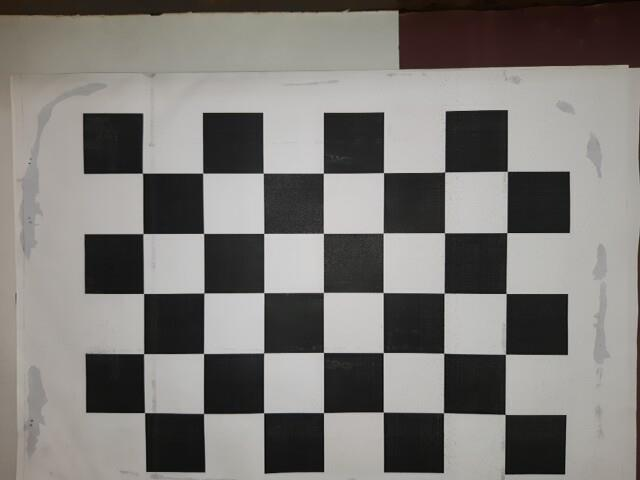
#> input picture test_ipynbs/C10.JPG, 640 x 480 px
$ jupyter execute --allow-errors cam_calibration.ipynb
#> lines starting #> are read from the running program, lines starting #| are printed output that depends on the picture; after the words box and inside, x2 and y2 are one past the last pixel; in counts of white or black regions, pixels touching at a corner belong together
### essentials.py
import cv2, math, time, warnings
import numpy as np
import plotly.graph_objects as go
import numpy as np
from scipy.spatial import distance
import math
import roboticstoolbox as rtb
from scipy.optimize import fsolve
import matplotlib.pyplot as plt
import warnings
import plotly.graph_objects as go
from ultralytics import YOLO
import seaborn as sns
import modern_robotics as mr

'''
List of available elements:
ConveyorRobot Class
PathPlanner Class
send_command Function
image2Dworld3D Function
DeltaRobot Class
plot_delta_robot Function
ImageProcessor Class
adjust_for_conveyor_movement Function
GetObjects Function
PNPTestPath Class
'''
# [4 lines left out: function adjust_for_conveyor_movement, not called in this run]

class ConveyorRobot:
    def __init__(self, robot, z_offset=10):
        self.robot = robot
        self.z_offset = z_offset

    # [42 lines left out: functions create_spline_path, process_batch, image2Dworld3D, not called in this run]

class PathPlanner:
    # [27 lines left out: functions __init__, lerp, generate_spline, not called in this run]

    def get_point_at_spline(self, t_value):
        point = self.P0*(-t_value**3+ 3*t_value**2-3*t_value+1) + self.P1*(3*t_value**3-6*t_value**2+3*t_value) + self.P2*(-3*t_value**3+3*t_value**2) + self.P3*(t_value**3)
        return point

    # [132 lines left out: functions plot_spline, spline_to_joints, plot_spline_joint_space, perform_spline_planning, generate_line, plot_line and 6 more, not called in this run]

class DeltaRobot:
    # [190 lines left out: functions __init__, set_joint_angles, calculate_bicep_endpoints, calculate_centers_of_spheres, calculate_intersection, calculate_fwd_kinematics and 4 more, not called in this run]

class ImageProcessor:
    def __init__(self, bgr_image):
        self.img = bgr_image.copy()
        self.org_img = self.img.copy()
        self.gray = cv2.cvtColor(self.img, cv2.COLOR_BGR2GRAY)
        self.cropped_objects = []
        self.processing_steps_images = []
        self.processing_steps_labels = ["Original Image", "Mask Image", "Distance Transform", "Foreground Image"]
        self.all_cnts = []  # Store detected contours
        self.cropped_objects_info = []  # Store cropped objects info

    def create_mask(self):
        lower = np.array([70, 70, 70])
        upper = np.array([255, 255, 255])
        mask = cv2.bitwise_not(cv2.inRange(self.img, lower, upper))

        # Filling holes
        contours, _ = cv2.findContours(mask, cv2.RETR_EXTERNAL, cv2.CHAIN_APPROX_SIMPLE)
        for contour in contours:
            cv2.drawContours(mask, [contour], 0, 255, -1)  # 255 is color, -1 means fill the contour
        return mask

    def resize_with_padding(self, img, target_size=(128, 128), fill_value=0):
        """
        Resize the input image to the target size, maintaining the original aspect ratio by padding.
        """
        h, w = img.shape[:2]
        ratio = min(target_size[0] / h, target_size[1] / w)
        new_size = (int(w * ratio), int(h * ratio))
        resized_img = cv2.resize(img, new_size)

        delta_w = target_size[1] - new_size[0]
        delta_h = target_size[0] - new_size[1]
        top, bottom = delta_h // 2, delta_h - (delta_h // 2)
        left, right = delta_w // 2, delta_w - (delta_w // 2)

        padded_img = cv2.copyMakeBorder(resized_img, top, bottom, left, right, cv2.BORDER_CONSTANT, value=fill_value)
        return padded_img

    # [17 lines left out: functions display_results, display_masks, not called in this run]

    def apply_watershed(self):
        self.processing_steps_images.append(self.img)
        thresh = self.create_mask()
        self.processing_steps_images.append(thresh)

        sure_bg = cv2.dilate(thresh, np.ones((5, 5), np.uint8), iterations=1)

        dist_transform = cv2.distanceTransform(thresh, cv2.DIST_L2, 5)
        _, sure_fg = cv2.threshold(dist_transform, 0.4 * dist_transform.max(), 255, 0)
        self.processing_steps_images.append(dist_transform)
        self.processing_steps_images.append(sure_fg)


        sure_fg = np.uint8(sure_fg)
        unknown = cv2.subtract(sure_bg, sure_fg)

        _, markers = cv2.connectedComponents(sure_fg)
        markers = markers + 1
        markers[unknown == 255] = 0
        cv2.watershed(self.img, markers)
        self.img[markers == -1] = [0, 0, 255]


        image_area = self.org_img.shape[0] * self.org_img.shape[1]
        max_allowed_area = image_area * 0.9  # 90% of the image area

        for label in np.unique(markers):
            if label <= 1:
                continue
            mask = np.zeros(self.gray.shape, dtype = "uint8")
            mask[markers == label] = 255
            cnts, _ = cv2.findContours(mask.copy(), cv2.RETR_EXTERNAL, cv2.CHAIN_APPROX_SIMPLE)
            for c in cnts:
                x, y, w, h = cv2.boundingRect(c)
                area = w * h

                # Skip the object if it covers more than 90% of the image
                if area > max_allowed_area:
                    continue

                cropped = self.org_img[y:y+h, x:x+w]
                cropped_resized = self.resize_with_padding(cropped)
                center_x = x + w // 2
                center_y = y + h // 2

                cropped_info = {
                    'cropped_image': cropped_resized,
                    'center_coordinates': (center_x, center_y),
                    'bounding_box': (x, y, w, h)
                }
                self.cropped_objects_info.append(cropped_info)
                self.cropped_objects.append(cropped_resized)
                self.all_cnts.append(cnts)

    def draw_rectangles(self):
        self.apply_watershed()
        display_img = self.org_img.copy()
        cv2.circle(display_img, (0, 0), radius=50, color=(0, 255, 0), thickness=-1)
        for cnts in self.all_cnts:
            for c in cnts:
                x, y, w, h = cv2.boundingRect(c)
                cv2.rectangle(display_img, (x, y), (x + w, y + h), (0, 255, 0), 5)
                center_x = int(x + w / 2)
                center_y = int(y + h / 2)


                cv2.circle(display_img, (center_x, center_y), radius=20, color=(0, 255, 0), thickness=-1)
                cv2.putText(display_img, f"({center_x}, {center_y})", (center_x + 5, center_y + 5),
                            cv2.FONT_HERSHEY_SIMPLEX, 3, (255, 0, 0), 12)

        return display_img

    def detect_objects(self):
        self.apply_watershed()
        object_centers = []
        for object_info in self.cropped_objects_info:
            object_centers.append(object_info['center_coordinates'])

        return object_centers

# [16 lines left out: function GetObjects, not called in this run]

class PNPTestPath():
    # [145 lines left out: functions __init__, create_elevated_spline, update_object_positions, calculate_steps_and_time, plan_path, plot_full_path and 1 more, not called in this run]


### delta_robot.py
import numpy as np
from scipy.spatial import distance
import math
import roboticstoolbox as rtb
from scipy.optimize import fsolve
import matplotlib.pyplot as plt
import warnings
import plotly.graph_objects as go


class DeltaRobot:
    def __init__(self, r, h, s, k, Zt):
        self.r = r
        self.h = h
        self.s = s
        self.k = k
        self.Zt = Zt
        self.X_upper = 600
        self.X_lower = -300
        self.Y_upper = 250
        self.Y_lower = -250
        self.Z_upper = -180
        self.Z_lower = -550

    # FORWARD KINEMATICS
    def set_joint_angles(self, J1, J2, J3):
        self.J1 = J1
        self.J2 = J2
        self.J3 = J3
        self.c = np.cos(np.radians([J1, J2, J3]))
        self.sin_J = np.sin(np.radians([J1, J2, J3]))

    def calculate_bicep_endpoints(self):
        self.B1 = np.array([self.r + self.h * self.c[0], 0, -self.h * self.sin_J[0]])
        self.B2 = np.array([-(self.r + self.h * self.c[1]) / 2, np.sqrt(3) * (self.r + self.h * self.c[1]) / 2,
                            -self.h * self.sin_J[1]])
        self.B3 = np.array([-(self.r + self.h * self.c[2]) / 2, -np.sqrt(3) * (self.r + self.h * self.c[2]) / 2,
                            -self.h * self.sin_J[2]])

    def calculate_centers_of_spheres(self):
        self.P1 = np.array([self.r + self.h * self.c[0] - self.s, 0, -self.h * self.sin_J[0]])
        self.P2 = np.array(
            [-(self.r + self.h * self.c[1] - self.s) / 2, np.sqrt(3) * (self.r + self.h * self.c[1] - self.s) / 2,
             -self.h * self.sin_J[1]])
        self.P3 = np.array(
            [-(self.r + self.h * self.c[2] - self.s) / 2, -np.sqrt(3) * (self.r + self.h * self.c[2] - self.s) / 2,
             -self.h * self.sin_J[2]])

    def calculate_intersection(self):
        U = self.P2 - self.P1
        V = self.P3 - self.P1

        x_hat = U / np.linalg.norm(U)
        l = np.dot(x_hat, V)

        y_hat = (V - np.dot(l, x_hat)) / np.linalg.norm(V - np.dot(l, x_hat))
        h = np.dot(y_hat, V)

        z_hat = np.cross(x_hat, y_hat)

        x = np.linalg.norm(U) ** 2 / (2 * np.linalg.norm(U))
        y = (l ** 2 + h ** 2 - 2 * l * x) / (2 * h)
        z_squared = self.k ** 2 - x ** 2 - y ** 2

        if z_squared < 0:
            raise ValueError(
                "The square root of a negative number is not a real number. Perhaps the robot dimensions are invalid")

        z = - np.sqrt(z_squared)

        self.WP = self.P1 + x * x_hat + y * y_hat + z * z_hat
        self.TCP = self.WP + self.Zt * z_hat

    def calculate_fwd_kinematics(self, J1, J2, J3):
        self.set_joint_angles(J1, J2, J3)
        self.calculate_bicep_endpoints()
        self.calculate_centers_of_spheres()
        self.calculate_intersection()
        #Validate Limits
        if self.TCP[0] > self.X_upper or self.TCP[0] < self.X_lower:
            print("X value is out of range")
            return
        if self.TCP[1] > self.Y_upper or self.TCP[1] < self.Y_lower:
            print("Y value is out of range")
            return
        if self.TCP[2] > self.Z_upper or self.TCP[2] < self.Z_lower:
            print("Z value is out of range")
            return

        return np.around(self.TCP, 2)

    # INVERSE KINEMATICS
    def set_TCP(self, X_in, Y_in, Z_in):
        self.WP_1 = np.array([X_in, Y_in, Z_in + self.Zt])
        self.pos_rot = rtb.ET.Rz(-120, 'degrees')
        self.pos_rot = self.pos_rot.A()[:3, :3]

        self.WP_2 = np.matmul(self.pos_rot, self.WP_1)

        self.neg_rot = rtb.ET.Rz(120, 'degrees')
        self.neg_rot = self.neg_rot.A()[:3, :3]

        self.WP_3 = np.matmul(self.neg_rot, self.WP_1)

        self.WP_s = [self.WP_1, self.WP_2, self.WP_3]

    # [16 lines left out: function intersect_circles, not called in this run]

    def solve_circles(self):
        # Solving the intersecting circles
        self.solved_joints = []

        for i in range(3):
            x1 = self.r
            y1 = 0

            x2 = self.WP_s[i][0] + self.s
            y2 = self.WP_s[i][2]

            r1 = self.h
            r2 = np.sqrt(self.k**2 - self.WP_s[i][1]**2)

            x3, y3 = self.intersect_circles(x1, y1, r1, x2, y2, r2)
            joint_angle = np.degrees(np.arctan2(y3, x3))
            self.solved_joints.append(round(-(1.66021)*joint_angle, 2))

        # [16 lines of commented-out code are left out]

    def calculate_inv_kinematics(self, X_in, Y_in, Z_in):
        # Validate Limits
        if X_in > self.X_upper or X_in < self.X_lower:
            print("X value is out of range")
            return
        if Y_in > self.Y_upper or Y_in < self.Y_lower:
            print("Y value is out of range")
            return
        if Z_in > self.Z_upper or Z_in < self.Z_lower:
            print("Z value is out of range")
            return

        self.set_TCP(X_in, Y_in, Z_in)
        self.solve_circles()
        return self.solved_joints


# [59 lines left out: function plot_delta_robot, not called in this run]

### test_ipynbs/cam_calibration.ipynb
[cell 1]
# Camera Calibration Using OpenCV
import numpy as np
import cv2
import glob
import matplotlib.pyplot as plt
import time, random
from essentials import *

def undistort_image(image, camera_matrix, distortion_coeffs, fill_color=(255, 255, 255)):
    h, w = image.shape[:2]
    # Compute the new optimal camera matrix
    new_camera_matrix, valid_pix_roi = cv2.getOptimalNewCameraMatrix(camera_matrix, distortion_coeffs, (w, h), 1, (w, h))

    # Undistort the image
    undistorted_image = cv2.undistort(image, camera_matrix, distortion_coeffs, None, new_camera_matrix)

    # Create a mask of the valid region
    x, y, w, h = valid_pix_roi
    mask = np.zeros((image.shape[0], image.shape[1]), dtype=np.uint8)
    mask[y:y+h, x:x+w] = 255

    # Invert the mask to get the non-valid regions
    inv_mask = cv2.bitwise_not(mask)

    # Fill the non-valid regions with the fill color
    filled_image = undistorted_image.copy()
    filled_image[inv_mask == 255] = fill_color

    return filled_image

square_size = 29  # in millimeters
board_width = 7
board_height = 5
board_size = (board_width, board_height)

# termination criteria
criteria = (cv2.TERM_CRITERIA_EPS + cv2.TERM_CRITERIA_MAX_ITER, 30, 0.001)

# Prepare object points, like (0,0,0), (1,0,0), (2,0,0) ....,(6,5,0)
# 4x3 grid of points
objp = np.zeros((board_width * board_height, 3), np.float32)
objp[:, :2] = np.mgrid[0:board_width, 0:board_height].T.reshape(-1, 2)

objpoints = []  # 3d point in real world space
imgpoints = []  # 2d points in image plane.

images = glob.glob('*.jpg')

for fname in images:
    img = cv2.imread(fname)
#> img is the input picture: shape (480, 640, 3); mean B, G, R 118.4, 121.7, 124.4
    gray = cv2.cvtColor(img, cv2.COLOR_BGR2GRAY)
    ret, corners = cv2.findChessboardCorners(gray, board_size, None)
#> ret = True; corners = 35 rows, first 8: [142.4, 173.3], [202.7, 173.1], [263.3, 173.2], [323.4, 173.1], [383.5, 172.6], [444.7, 171.8], [507.4, 171.4], [143.1, 233.5]
    if ret:
        objpoints.append(objp)
        corners2 = cv2.cornerSubPix(gray, corners, (11, 11), (-1, -1), criteria)
#> corners2 = 35 rows, first 8: [142.4, 173.2], [202.7, 173.2], [263.2, 173.2], [323.4, 173.2], [383.5, 172.6], [444.7, 172], [507.3, 171.3], [142.9, 233.6]
        imgpoints.append(corners2)

ret, mtx, dist, rvecs, tvecs = cv2.calibrateCamera(objpoints, imgpoints, gray.shape[::-1], None, None)

[cell 2]
# Initialize camera
camera = cv2.VideoCapture(2)  # Replace '0' with your camera source

frame_processing_interval = 0  # Process a frame every 4 seconds
last_processed_time = time.time()

while True:
    ret, frame = camera.read()
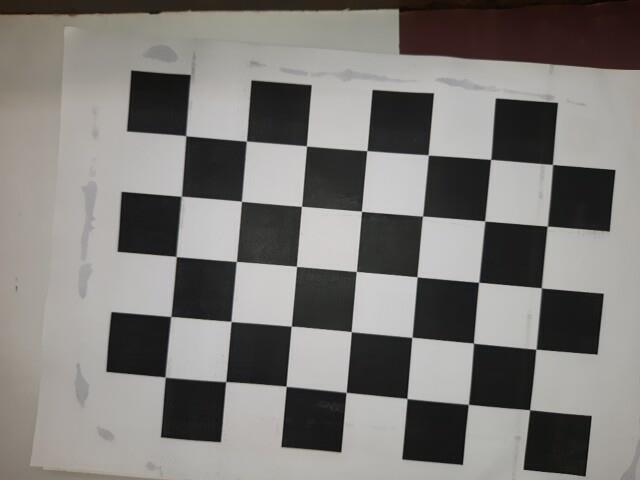
#> input picture test_ipynbs/C14.JPG, 640 x 480 px, given in place of the camera
#> frame is the input picture: shape (480, 640, 3); mean B, G, R 120.1, 123.1, 125.6
    frame = undistort_image(frame, mtx, dist)
#> in undistort_image, `filled_image[inv_mask == 255] = fill_color`:
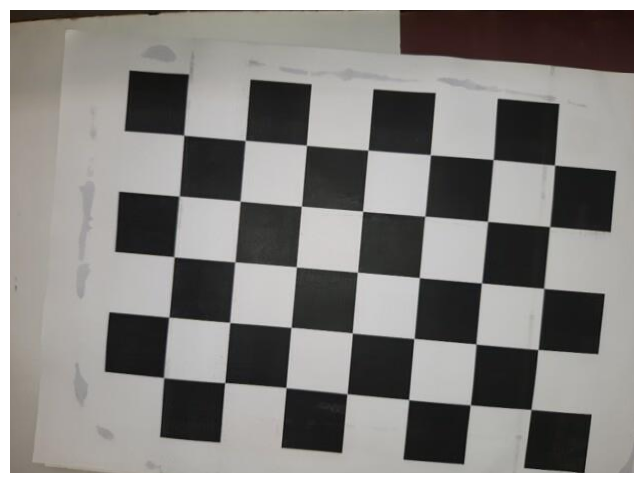
#> filled_image: shape (480, 640, 3); mean B, G, R 129, 131.6, 133.7
    # print(f"width = {frame.shape[1]}, height = {frame.shape[0]}")
    if not ret:
        break

    current_time = time.time()
    if current_time - last_processed_time >= frame_processing_interval:
        last_processed_time = current_time

        # Process the frame
        image_processor = ImageProcessor(frame)
        object_centers = image_processor.detect_objects()
#> in create_mask, `mask = cv2.bitwise_not(cv2.inRange(self.img, lower, upper))`:
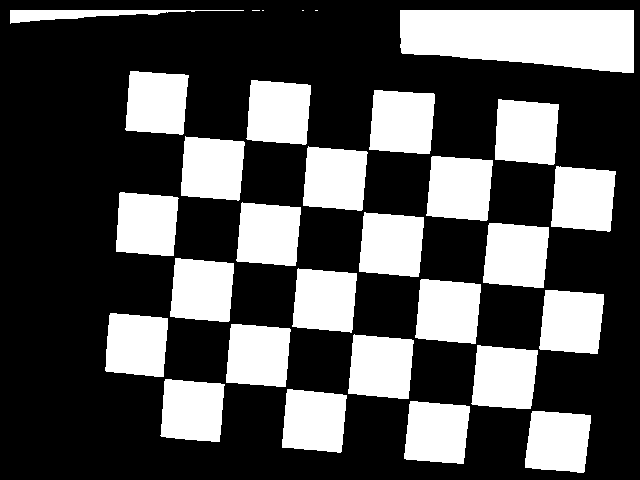
#> mask: shape (480, 640); 32.5% white; 30 white regions (4 under 20 px)
#> in create_mask, `contours, _ = cv2.findContours(mask, cv2.RETR_EXTERNAL, cv2.CHAIN_APPR..`: contours = 30 contours, 4 with area under 20; largest, box (x1, y1, x2, y2) and area: (400, 10, 634, 73) 12028, (426, 156, 493, 221) 3618, (483, 223, 549, 288) 3599, (369, 90, 435, 154) 3593, (495, 99, 559, 165) 3559
#> the loop in create_mask, `for contour in contours:` made 30 passes
#> contour on passes 26 to 29: [[315, 10], [317, 10]], [[302, 10], [303, 10]], [[262, 10], [263, 10]], [[252, 10], [259, 10]]
#> in apply_watershed, `dist_transform = cv2.distanceTransform(thresh, cv2.DIST_L2, 5)`:
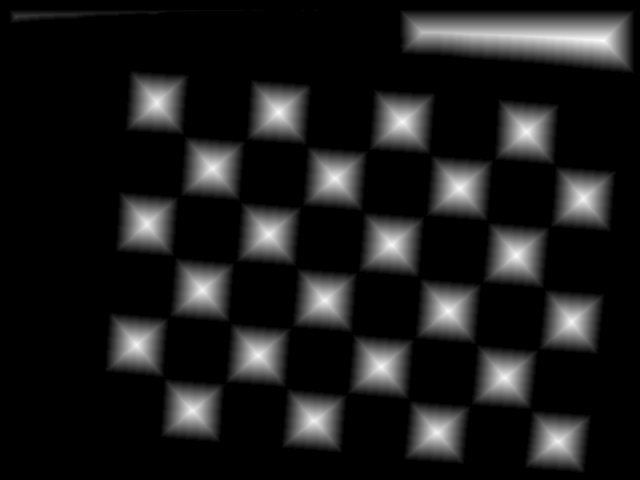
#> dist_transform: shape (480, 640) float32; min 0, max 30.98, mean 3.4; drawn with min black and max white
#> in apply_watershed, `unknown = cv2.subtract(sure_bg, sure_fg)`:
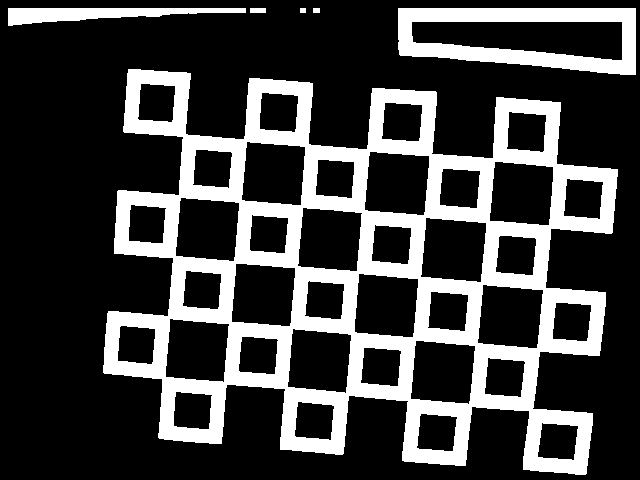
#> unknown: shape (480, 640); 25.5% white; 6 white regions, box (x1, y1, x2, y2) and area: (103, 69, 618, 475) 68213, (398, 8, 636, 75) 7561, (8, 8, 246, 26) 2317, (250, 8, 266, 13) 80, (313, 8, 320, 13) 35, (300, 8, 306, 13) 30
#> in apply_watershed, `_, markers = cv2.connectedComponents(sure_fg)`:
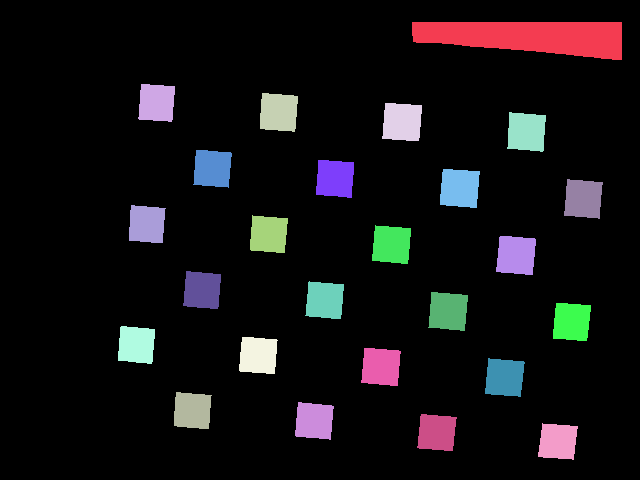
#> markers: shape (480, 640) int32; 26 distinct labels, from 0 to 25; one colour per label, 0 black
#> in apply_watershed, `markers = markers + 1`:
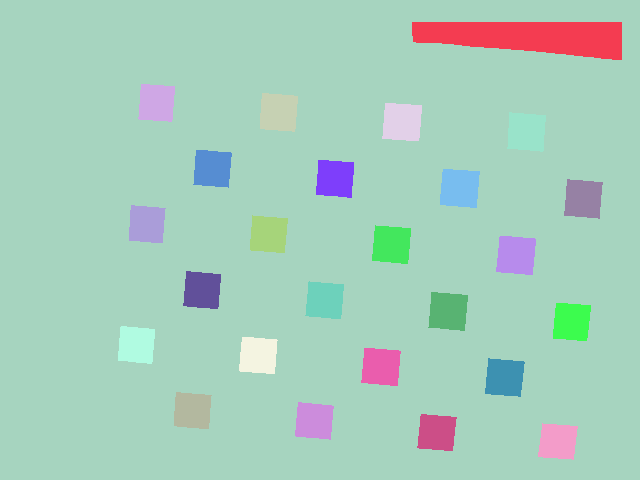
#> markers: shape (480, 640) int32; 26 distinct labels, from 1 to 26; one colour per label, 0 black
#> in apply_watershed, `markers[unknown == 255] = 0`:
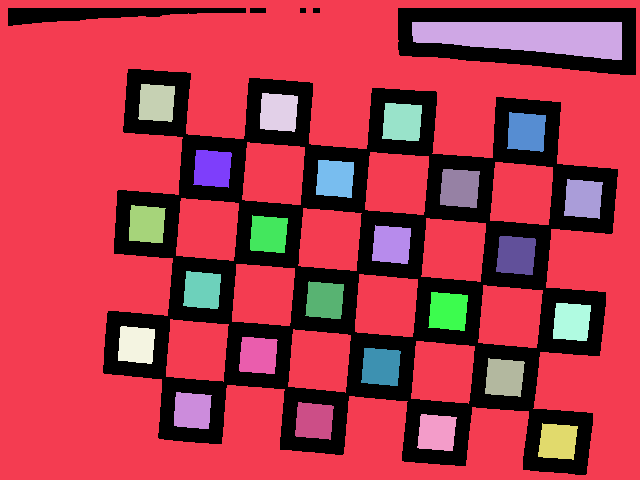
#> markers: shape (480, 640) int32; 27 distinct labels, from 0 to 26; one colour per label, 0 black
#> in apply_watershed, `self.img[markers == -1] = [0, 0, 255]`:
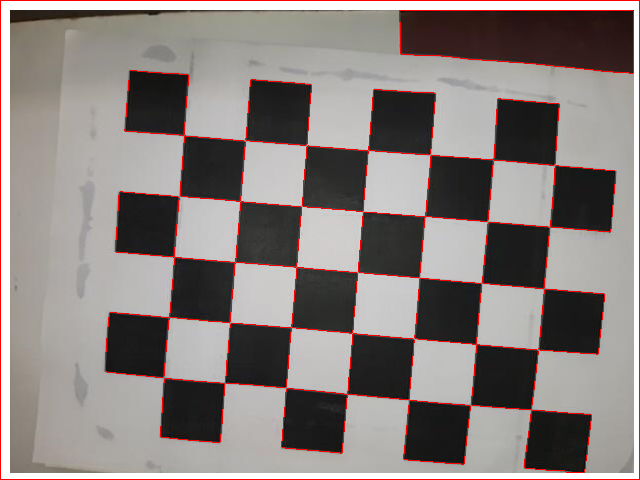
#> self.img: shape (480, 640, 3); 2.78% of pixels changed, all inside (x1, y1, x2, y2) = (0, 0, 640, 480)
#> the loop in apply_watershed, `for label in np.unique(markers):` made 28 passes
#> after the loop in apply_watershed, `for label in np.unique(markers):`:
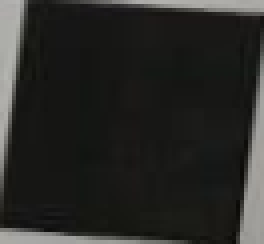
#> cropped: shape (61, 66, 3) (shown 4 times larger); mean B, G, R 38.6, 41.1, 41.1
#> after the loop in apply_watershed, `for label in np.unique(markers):`: self.all_cnts = 25 items
#> (the rest of the program and of its run is left out)
